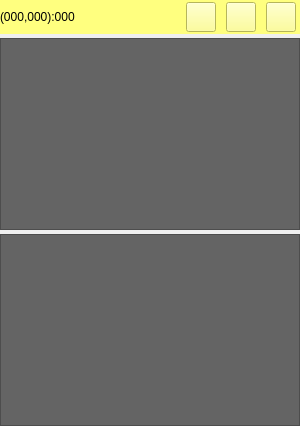
       <widget class="QWidget" name="widget_2" native="true">
        <layout class="QVBoxLayout" name="verticalLayout_2" stretch="0,1,1">
         <property name="spacing">
          <number>4</number>
         </property>
         <property name="leftMargin">
          <number>0</number>
         </property>
         <property name="topMargin">
          <number>0</number>
         </property>
         <property name="rightMargin">
          <number>0</number>
         </property>
         <property name="bottomMargin">
          <number>0</number>
         </property>
         <item>
          <widget class="QWidget" name="widget_4" native="true">
           <property name="styleSheet">
            <string notr="true">background-color: rgb(255, 255, 127);</string>
           </property>
           <layout class="QHBoxLayout" name="horizontalLayout_2">
            <property name="spacing">
             <number>10</number>
            </property>
            <property name="leftMargin">
             <number>0</number>
            </property>
            <property name="topMargin">
             <number>2</number>
            </property>
            <property name="rightMargin">
             <number>4</number>
            </property>
            <property name="bottomMargin">
             <number>2</number>
            </property>
            <item>
             <widget class="QLabel" name="labelPixInfo">
              <property name="text">
               <string>(000,000):000</string>
              </property>
             </widget>
            </item>
            <item>
             <spacer name="horizontalSpacer_2">
              <property name="orientation">
               <enum>Qt::Horizontal</enum>
              </property>
              <property name="sizeHint" stdset="0">
               <size>
                <width>40</width>
                <height>20</height>
               </size>
              </property>
             </spacer>
            </item>
            <item>
             <widget class="QToolButton" name="toolButtonMin">
              <property name="minimumSize">
               <size>
                <width>30</width>
                <height>30</height>
               </size>
              </property>
              <property name="maximumSize">
               <size>
                <width>30</width>
                <height>30</height>
               </size>
              </property>
              <property name="styleSheet">
               <string notr="true">border-image: url(:/缩小press.png);</string>
              </property>
              <property name="text">
               <string/>
              </property>
             </widget>
            </item>
            <item>
             <widget class="QToolButton" name="toolButtonMax">
              <property name="minimumSize">
               <size>
                <width>30</width>
                <height>30</height>
               </size>
              </property>
              <property name="maximumSize">
               <size>
                <width>30</width>
                <height>30</height>
               </size>
              </property>
              <property name="styleSheet">
               <string notr="true">border-image: url(:/放大press.png);</string>
              </property>
              <property name="text">
               <string/>
              </property>
             </widget>
            </item>
            <item>
             <widget class="QToolButton" name="toolButtonInit">
              <property name="minimumSize">
               <size>
                <width>30</width>
                <height>30</height>
               </size>
              </property>
              <property name="maximumSize">
               <size>
                <width>30</width>
                <height>30</height>
               </size>
              </property>
              <property name="styleSheet">
               <string notr="true">border-image: url(:/还原press.png);</string>
              </property>
              <property name="text">
               <string/>
              </property>
             </widget>
            </item>
           </layout>
          </widget>
         </item>
         <item>
          <widget class="QWidget" name="widget_5" native="true">
           <layout class="QVBoxLayout" name="verticalLayout_3">
            <property name="spacing">
             <number>0</number>
            </property>
            <property name="leftMargin">
             <number>0</number>
            </property>
            <property name="topMargin">
             <number>0</number>
            </property>
            <property name="rightMargin">
             <number>0</number>
            </property>
            <property name="bottomMargin">
             <number>0</number>
            </property>
            <item>
             <widget class="GraphicsView" name="graphicsView_2">
              <property name="minimumSize">
               <size>
                <width>300</width>
                <height>0</height>
               </size>
              </property>
              <property name="styleSheet">
               <string notr="true">QGraphicsView
{

	background:rgb(100,100,100);

}</string>
              </property>
              <property name="backgroundBrush">
               <brush brushstyle="SolidPattern">
                <color alpha="255">
                 <red>0</red>
                 <green>0</green>
                 <blue>0</blue>
                </color>
               </brush>
              </property>
             </widget>
            </item>
           </layout>
          </widget>
         </item>
         <item>
          <widget class="QWidget" name="widget_6" native="true">
           <layout class="QVBoxLayout" name="verticalLayout_4">
            <property name="spacing">
             <number>0</number>
            </property>
            <property name="leftMargin">
             <number>0</number>
            </property>
            <property name="topMargin">
             <number>0</number>
            </property>
            <property name="rightMargin">
             <number>0</number>
            </property>
            <property name="bottomMargin">
             <number>0</number>
            </property>
            <item>
             <widget class="GraphicsView" name="graphicsView">
              <property name="minimumSize">
               <size>
                <width>300</width>
                <height>0</height>
               </size>
              </property>
              <property name="styleSheet">
               <string notr="true">QGraphicsView
{

	background:rgb(100,100,100);

}</string>
              </property>
              <property name="backgroundBrush">
               <brush brushstyle="SolidPattern">
                <color alpha="255">
                 <red>0</red>
                 <green>0</green>
                 <blue>0</blue>
                </color>
               </brush>
              </property>
             </widget>
            </item>
           </layout>
          </widget>
         </item>
        </layout>
       </widget>
